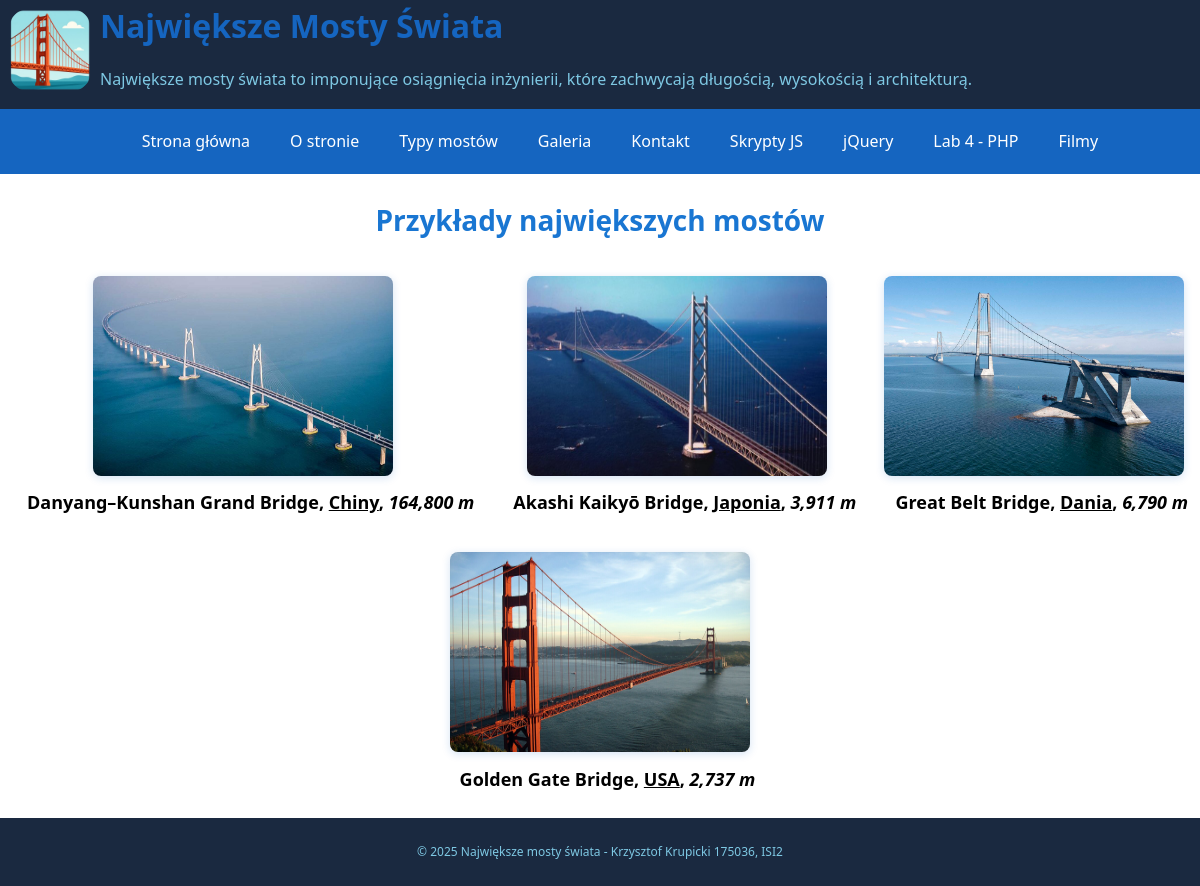
The page / on the database its author committed.
### tables this page shows
CREATE TABLE `page_list` (
  `id` int(11) NOT NULL,
  `page_title` varchar(255) DEFAULT NULL,
  `page_content` text DEFAULT NULL,
  `status` int(11) DEFAULT 1
);

### showpage.php (called while the page is built)
<?php
include("cfg.php");
function PokazPodstrone($id)
{
    $id_clear = intval($id);
    global $link;
    $qry = "SELECT * FROM page_list WHERE id='$id_clear' LIMIT 1";
    $result = mysqli_query($link, $qry) or die(mysqli_error($link));
    $row = mysqli_fetch_array($result);
    if (empty($row['id'])) {
        $web = '[nie_znaleziono_strony]';
    } else {
        $web = $row['page_content'];
    }
    return $web;
}
?>

### index.php (the view, shortened to what this page needs)
<?php
include("cfg.php");
include("showpage.php");
$headerTitle = 'Największe Mosty Świata';
$headerDescription = 'Największe mosty świata to imponujące osiągnięcia inżynierii, które zachwycają długością, wysokością i architekturą.';
$pageContent = PokazPodstrone(1);
function renderPage($content)
{
    if (strpos($content, '<?php') !== false) {
        $tmp_file = tempnam(sys_get_temp_dir(), 'page_') . '.php';
        file_put_contents($tmp_file, $content);
        include $tmp_file;
        unlink($tmp_file);
    } else {
        echo $content;
    }
}
?>
<!DOCTYPE html>
<html lang="pl-PL">
<head>
    <link rel="stylesheet" href="./css/style.css">
</head>
<body<?php if (isset($_GET['page']) && intval($_GET['page']) == 6)
    echo " onload='startClock()'"; ?>>
    <header>
        <img src="./images/logo.png" alt="Logo Mosty" class="logo" />
        <div class="logo-content">
            <h1><?php echo $headerTitle; ?></h1>
            <p><?php echo $headerDescription; ?></p>
        </div>
    </header>
    <nav>
        <ul>
            <li><a href="./?page=1">Strona główna</a></li>
            <li><a href="./?page=2">O stronie</a></li>
            <li><a href="./?page=3">Typy mostów</a></li>
            <li><a href="./?page=4">Galeria</a></li>
            <li><a href="./?page=5">Kontakt</a></li>
            <li><a href="./?page=6">Skrypty JS</a></li>
            <li><a href="./?page=7">jQuery</a></li>
            <li><a href="./?page=8">Lab 4 - PHP</a></li>
            <li><a href="./?page=9">Filmy</a></li>
        </ul>
    </nav>
    <main>
    </main>
    <?php
    $nr_indeksu = '175036';
    $nrGrupy = 'ISI2';
    ?>
    <footer>
        <p>&copy; 2025 Największe mosty świata - <?php echo "Krzysztof Krupicki $nr_indeksu, $nrGrupy" ?></p>
    </footer>
    </body>
</html>

### css/style.css (style rules this page uses)
body { margin: 0; line-height: 1.6; background-color: #ffffff; font-family: 'Segoe UI', Arial, sans-serif; display: flex; flex-direction: column; background-size: cover; background-position: center; background-repeat: no-repeat; background-attachment: fixed; backdrop-filter: blur(3px); }
main { display: flex; flex-direction: column; }
header { background-color: #1a2940; color: #7ec8e3; display: flex; flex-direction: row; }
h1 { margin: 0; font-size: 2rem; color: #1565c0; }
h2 { font-size: 1.75rem; color: #1976d2; text-align: center; }
nav { background-color: #1565c0; color: #fff; }
nav ul { list-style: none; display: flex; justify-content: center; margin: 0; }
nav a { color: #fff; text-decoration: none; }
li a { display: inline-block; color: #fff; text-align: center; padding: 20px 20px; text-decoration: none; font-weight: 500; }
footer { position: relative; bottom: 0; padding: 12px; background-color: #1a2940; }
.gallery { display: flex; flex-wrap: wrap; justify-content: space-around; }
.bridge { margin: 10px; text-align: center; }
.bridge img { border-radius: 8px; box-shadow: 0 2px 8px rgba(21, 101, 192, 0.18); height: 200px; width: 300px; }
.bridge p { font-weight: bold; margin-top: 5px; color: #000; }
main p { margin-bottom: 15px; margin-left: 15px; color: #000; font-size: 18px; }
footer p { text-align: center; font-size: 12px; color: #7ec8e3; }
.logo { width: 100px; height: 100px; border-radius: 50%; }
li { color: #000; }

### rows shown on the page
page_list: page_content "Przykłady największych mostów Danyang–Kunshan Grand Bridge , Chiny , 164,800 m Akashi Kaikyō Bridge , Japonia , 3,911 m Great Belt Bridge , Dania , 6,790 m Golden Gate Bridge , USA , 2,737 m", page_content (picture)

### other values the page prints
$headerTitle "Największe Mosty Świata"
$headerDescription "Największe mosty świata to imponujące osiągnięcia inżynierii, które zachwycają długością, wysokością i architekturą."
$nr_indeksu "175036"
$nrGrupy "ISI2"
